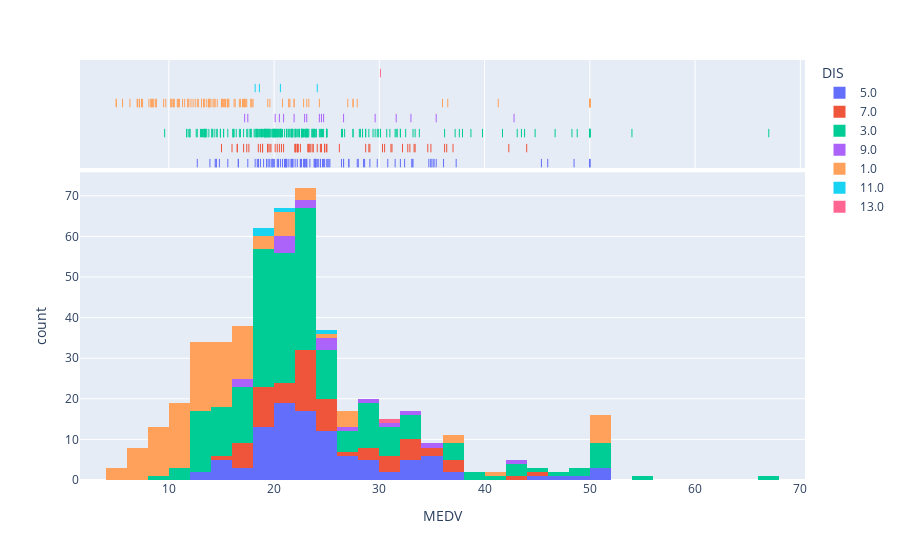

Notebook code for this chart:
### Markdown cell above
#### below graph describes the distribution structure of the median house value of 1,000 USD from their distance to the city center
#### the graph also shows that most of the closest to the center houses are rather extremely low priced or  high priced, so that the average house is located much further than an expensive

### Code cell
px.histogram(data[["MEDV", "DIS"]], x="MEDV", color="DIS", marginal="rug")

### Figure 1 — Plotly figure (JSON) as saved in the notebook; plotly's stock layout.template omitted (floating-point values rounded to 4 significant figures; data arrays with more than 128 entries replaced by an {"elided": "..."} marker saying what was removed)
{"data": [{"alignmentgroup": "True", "bingroup": "x", "hovertemplate": "DIS=5.0<br>MEDV=%{x}<br>count=%{y}<extra></extra>", "legendgroup": "5.0", "marker": {"color": "#636efa", "pattern": {"shape": ""}}, "name": "5.0", "offsetgroup": "5.0", "orientation": "v", "showlegend": true, "type": "histogram", "x": [24, 21.6, 34.7, 22.9, 27.1, 21.7, 20.4, 18.2, 19.9, 23.1, 17.5, 19.6, 14.5, 15.6, 13.9, 16.6, 14.8, 18.4, 21, 12.7, 14.5, 30.8, 34.9, 26.6, 25.3, 24.7, 21.2, 19.3, 20, 16.6, 14.4, 24.2, 21.7, 22.8, 23.4, 24.1, 21.4, 20, 20.8, 21.2, 20.3, 28, 23.9, 24.8, 22.9, 23.9, 26.6, 22.5, 29.8, 34.9, 50, 48.5, 50, 24.4, 22.5, 24.4, 25.1, 31.5, 21.1, 25.2, 35.2, 32.4, 32, 33.2, 33.1, 29.1, 35.1, 45.4, 35.4, 46, 50, 28.5, 37.3, 27.9, 23.9, 21.7, 28.6, 27.1, 22, 26.4, 33.1, 36.1, 19.8, 21, 23.8, 23.1, 20.4, 18.5, 25, 24.6, 23, 22.2, 19.3, 22.6, 19.8, 21.1, 19.5, 18.5, 20.6, 19, 18.7, 23.9, 21.8], "xaxis": "x", "yaxis": "y"}, {"alignmentgroup": "True", "boxpoints": "all", "fillcolor": "rgba(255,255,255,0)", "hoveron": "points", "hovertemplate": "DIS=5.0<br>MEDV=%{x}<extra></extra>", "jitter": 0, "legendgroup": "5.0", "line": {"color": "rgba(255,255,255,0)"}, "marker": {"color": "#636efa", "symbol": "line-ns-open"}, "name": "5.0", "offsetgroup": "5.0", "showlegend": false, "type": "box", "x": [24, 21.6, 34.7, 22.9, 27.1, 21.7, 20.4, 18.2, 19.9, 23.1, 17.5, 19.6, 14.5, 15.6, 13.9, 16.6, 14.8, 18.4, 21, 12.7, 14.5, 30.8, 34.9, 26.6, 25.3, 24.7, 21.2, 19.3, 20, 16.6, 14.4, 24.2, 21.7, 22.8, 23.4, 24.1, 21.4, 20, 20.8, 21.2, 20.3, 28, 23.9, 24.8, 22.9, 23.9, 26.6, 22.5, 29.8, 34.9, 50, 48.5, 50, 24.4, 22.5, 24.4, 25.1, 31.5, 21.1, 25.2, 35.2, 32.4, 32, 33.2, 33.1, 29.1, 35.1, 45.4, 35.4, 46, 50, 28.5, 37.3, 27.9, 23.9, 21.7, 28.6, 27.1, 22, 26.4, 33.1, 36.1, 19.8, 21, 23.8, 23.1, 20.4, 18.5, 25, 24.6, 23, 22.2, 19.3, 22.6, 19.8, 21.1, 19.5, 18.5, 20.6, 19, 18.7, 23.9, 21.8], "xaxis": "x2", "yaxis": "y2"}, {"alignmentgroup": "True", "bingroup": "x", "hovertemplate": "DIS=7.0<br>MEDV=%{x}<br>count=%{y}<extra></extra>", "legendgroup": "7.0", "marker": {"color": "#EF553B", "pattern": {"shape": ""}}, "name": "7.0", "offsetgroup": "7.0", "orientation": "v", "showlegend": true, "type": "histogram", "x": [33.4, 36.2, 28.7, 16.5, 18.9, 15, 18.9, 19.4, 19.7, 20.5, 25, 23.4, 18.9, 23.3, 19.6, 18.7, 16, 22.2, 25, 23.5, 19.4, 22, 17.4, 20.9, 37, 30.5, 36.4, 31.1, 29.1, 33.3, 30.3, 34.6, 34.9, 32.9, 24.1, 42.3, 23.7, 23.3, 22, 20.1, 22.2, 23.7, 17.6, 18.5, 24.5, 26.2, 24.4, 24.8, 44, 32.2, 22, 23.2, 22.3, 24.8, 20.3, 22.5, 29, 24.8, 17.1, 19.4, 22.2, 20.7, 32.7, 16.5, 31.2], "xaxis": "x", "yaxis": "y"}, {"alignmentgroup": "True", "boxpoints": "all", "fillcolor": "rgba(255,255,255,0)", "hoveron": "points", "hovertemplate": "DIS=7.0<br>MEDV=%{x}<extra></extra>", "jitter": 0, "legendgroup": "7.0", "line": {"color": "rgba(255,255,255,0)"}, "marker": {"color": "#EF553B", "symbol": "line-ns-open"}, "name": "7.0", "offsetgroup": "7.0", "showlegend": false, "type": "box", "x": [33.4, 36.2, 28.7, 16.5, 18.9, 15, 18.9, 19.4, 19.7, 20.5, 25, 23.4, 18.9, 23.3, 19.6, 18.7, 16, 22.2, 25, 23.5, 19.4, 22, 17.4, 20.9, 37, 30.5, 36.4, 31.1, 29.1, 33.3, 30.3, 34.6, 34.9, 32.9, 24.1, 42.3, 23.7, 23.3, 22, 20.1, 22.2, 23.7, 17.6, 18.5, 24.5, 26.2, 24.4, 24.8, 44, 32.2, 22, 23.2, 22.3, 24.8, 20.3, 22.5, 29, 24.8, 17.1, 19.4, 22.2, 20.7, 32.7, 16.5, 31.2], "xaxis": "x2", "yaxis": "y2"}, {"alignmentgroup": "True", "bingroup": "x", "hovertemplate": "DIS=3.0<br>MEDV=%{x}<br>count=%{y}<extra></extra>", "legendgroup": "3.0", "marker": {"color": "#00cc96", "pattern": {"shape": ""}}, "name": "3.0", "offsetgroup": "3.0", "orientation": "v", "showlegend": true, "type": "histogram", "x": {"elided": "209 float values"}, "xaxis": "x", "yaxis": "y"}, {"alignmentgroup": "True", "boxpoints": "all", "fillcolor": "rgba(255,255,255,0)", "hoveron": "points", "hovertemplate": "DIS=3.0<br>MEDV=%{x}<extra></extra>", "jitter": 0, "legendgroup": "3.0", "line": {"color": "rgba(255,255,255,0)"}, "marker": {"color": "#00cc96", "symbol": "line-ns-open"}, "name": "3.0", "offsetgroup": "3.0", "showlegend": false, "type": "box", "x": {"elided": "209 float values"}, "xaxis": "x2", "yaxis": "y2"}, {"alignmentgroup": "True", "bingroup": "x", "hovertemplate": "DIS=9.0<br>MEDV=%{x}<br>count=%{y}<extra></extra>", "legendgroup": "9.0", "marker": {"color": "#ab63fa", "pattern": {"shape": ""}}, "name": "9.0", "offsetgroup": "9.0", "orientation": "v", "showlegend": true, "type": "histogram", "x": [35.4, 24.7, 31.6, 33, 24.3, 20.5, 29.6, 42.8, 21.9, 20.9, 20.1, 17.5, 17.2, 23.1, 24.5, 26.6, 22.9], "xaxis": "x", "yaxis": "y"}, {"alignmentgroup": "True", "boxpoints": "all", "fillcolor": "rgba(255,255,255,0)", "hoveron": "points", "hovertemplate": "DIS=9.0<br>MEDV=%{x}<extra></extra>", "jitter": 0, "legendgroup": "9.0", "line": {"color": "rgba(255,255,255,0)"}, "marker": {"color": "#ab63fa", "symbol": "line-ns-open"}, "name": "9.0", "offsetgroup": "9.0", "showlegend": false, "type": "box", "x": [35.4, 24.7, 31.6, 33, 24.3, 20.5, 29.6, 42.8, 21.9, 20.9, 20.1, 17.5, 17.2, 23.1, 24.5, 26.6, 22.9], "xaxis": "x2", "yaxis": "y2"}, {"alignmentgroup": "True", "bingroup": "x", "hovertemplate": "DIS=1.0<br>MEDV=%{x}<br>count=%{y}<extra></extra>", "legendgroup": "1.0", "marker": {"color": "#FFA15A", "pattern": {"shape": ""}}, "name": "1.0", "offsetgroup": "1.0", "orientation": "v", "showlegend": true, "type": "histogram", "x": [17.3, 21.4, 15.7, 16.2, 18, 14.3, 17.4, 17.1, 13.3, 17.8, 14, 14.4, 13.4, 15.6, 11.8, 13.8, 15.6, 14.6, 17.8, 15.4, 21.5, 19.6, 15.3, 19.4, 17, 15.6, 13.1, 41.3, 24.3, 23.3, 27, 50, 50, 36, 36.5, 22.8, 16.8, 21.9, 27.5, 21.9, 23.1, 50, 50, 50, 50, 50, 13.8, 13.8, 15, 13.9, 13.3, 13.1, 10.2, 10.4, 10.9, 11.3, 12.3, 8.8, 7.2, 10.5, 7.4, 10.2, 11.5, 15.1, 9.7, 13.8, 12.7, 13.1, 12.5, 8.5, 5, 6.3, 5.6, 7.2, 12.1, 8.3, 8.5, 5, 11.9, 27.9, 17.2, 27.5, 15, 17.2, 17.9, 16.3, 7, 7.2, 7.5, 10.4, 8.8, 8.4, 16.7, 14.2, 20.8, 8.3, 10.2, 10.9, 11, 9.5, 8.7, 8.4, 12.8, 10.5, 15.4, 10.8, 11.8, 21.4, 15.2, 7, 8.1, 13.6], "xaxis": "x", "yaxis": "y"}, {"alignmentgroup": "True", "boxpoints": "all", "fillcolor": "rgba(255,255,255,0)", "hoveron": "points", "hovertemplate": "DIS=1.0<br>MEDV=%{x}<extra></extra>", "jitter": 0, "legendgroup": "1.0", "line": {"color": "rgba(255,255,255,0)"}, "marker": {"color": "#FFA15A", "symbol": "line-ns-open"}, "name": "1.0", "offsetgroup": "1.0", "showlegend": false, "type": "box", "x": [17.3, 21.4, 15.7, 16.2, 18, 14.3, 17.4, 17.1, 13.3, 17.8, 14, 14.4, 13.4, 15.6, 11.8, 13.8, 15.6, 14.6, 17.8, 15.4, 21.5, 19.6, 15.3, 19.4, 17, 15.6, 13.1, 41.3, 24.3, 23.3, 27, 50, 50, 36, 36.5, 22.8, 16.8, 21.9, 27.5, 21.9, 23.1, 50, 50, 50, 50, 50, 13.8, 13.8, 15, 13.9, 13.3, 13.1, 10.2, 10.4, 10.9, 11.3, 12.3, 8.8, 7.2, 10.5, 7.4, 10.2, 11.5, 15.1, 9.7, 13.8, 12.7, 13.1, 12.5, 8.5, 5, 6.3, 5.6, 7.2, 12.1, 8.3, 8.5, 5, 11.9, 27.9, 17.2, 27.5, 15, 17.2, 17.9, 16.3, 7, 7.2, 7.5, 10.4, 8.8, 8.4, 16.7, 14.2, 20.8, 8.3, 10.2, 10.9, 11, 9.5, 8.7, 8.4, 12.8, 10.5, 15.4, 10.8, 11.8, 21.4, 15.2, 7, 8.1, 13.6], "xaxis": "x2", "yaxis": "y2"}, {"alignmentgroup": "True", "bingroup": "x", "hovertemplate": "DIS=11.0<br>MEDV=%{x}<br>count=%{y}<extra></extra>", "legendgroup": "11.0", "marker": {"color": "#19d3f3", "pattern": {"shape": ""}}, "name": "11.0", "offsetgroup": "11.0", "orientation": "v", "showlegend": true, "type": "histogram", "x": [24.1, 18.6, 18.2, 20.6], "xaxis": "x", "yaxis": "y"}, {"alignmentgroup": "True", "boxpoints": "all", "fillcolor": "rgba(255,255,255,0)", "hoveron": "points", "hovertemplate": "DIS=11.0<br>MEDV=%{x}<extra></extra>", "jitter": 0, "legendgroup": "11.0", "line": {"color": "rgba(255,255,255,0)"}, "marker": {"color": "#19d3f3", "symbol": "line-ns-open"}, "name": "11.0", "offsetgroup": "11.0", "showlegend": false, "type": "box", "x": [24.1, 18.6, 18.2, 20.6], "xaxis": "x2", "yaxis": "y2"}, {"alignmentgroup": "True", "bingroup": "x", "hovertemplate": "DIS=13.0<br>MEDV=%{x}<br>count=%{y}<extra></extra>", "legendgroup": "13.0", "marker": {"color": "#FF6692", "pattern": {"shape": ""}}, "name": "13.0", "offsetgroup": "13.0", "orientation": "v", "showlegend": true, "type": "histogram", "x": [30.1], "xaxis": "x", "yaxis": "y"}, {"alignmentgroup": "True", "boxpoints": "all", "fillcolor": "rgba(255,255,255,0)", "hoveron": "points", "hovertemplate": "DIS=13.0<br>MEDV=%{x}<extra></extra>", "jitter": 0, "legendgroup": "13.0", "line": {"color": "rgba(255,255,255,0)"}, "marker": {"color": "#FF6692", "symbol": "line-ns-open"}, "name": "13.0", "offsetgroup": "13.0", "showlegend": false, "type": "box", "x": [30.1], "xaxis": "x2", "yaxis": "y2"}], "layout": {"barmode": "relative", "legend": {"title": {"text": "DIS"}, "tracegroupgap": 0}, "margin": {"t": 60}, "xaxis": {"anchor": "y", "domain": [0, 1], "title": {"text": "MEDV"}}, "xaxis2": {"anchor": "y2", "domain": [0, 1], "matches": "x", "showgrid": true, "showticklabels": false}, "yaxis": {"anchor": "x", "domain": [0, 0.7326], "title": {"text": "count"}}, "yaxis2": {"anchor": "x2", "domain": [0.7426, 1], "matches": "y2", "showgrid": false, "showline": false, "showticklabels": false, "ticks": ""}}}
